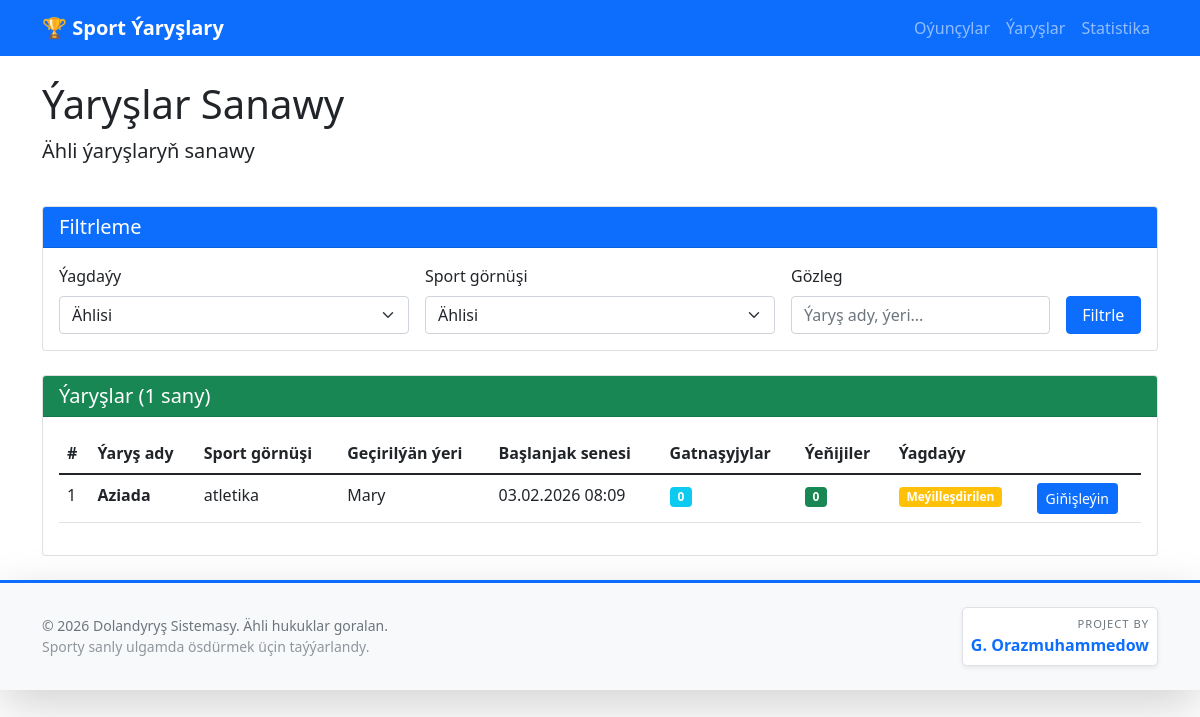
The page /yaryslar/ on the database its author committed.
### sport_league/models.py (models this page shows, shortened)
class Yarys(models.Model):
    STATUS_CHOICES = [
        ('planlanan', 'Meýilleşdirilen'),
        ('dowam_edyar', 'Dowam edýär'),
        ('tamamlanyldy', 'Tamamlanan'),
    ]
    ady = models.CharField(max_length=200, verbose_name="Ýaryşyň ady")
    sport_gornushi = models.ForeignKey(SportGornushi, on_delete=models.CASCADE, verbose_name="Sport görnüşi")
    baslanjak_sene = models.DateTimeField(verbose_name="Başlanjak senesi")
    gutaryan_sene = models.DateTimeField(verbose_name="Gutarjak senesi", null=True, blank=True)
    yer = models.CharField(max_length=200, verbose_name="Geçirilýän ýeri")
    status = models.CharField(max_length=20, choices=STATUS_CHOICES, default='planlanan', verbose_name="Ýagdaýy")
    class Meta:
        verbose_name = "Ýaryş"
        verbose_name_plural = "Ýaryşlar"
        ordering = ['-baslanjak_sene']

class SportGornushi(models.Model):
    ady = models.CharField(max_length=100, verbose_name="Sport görnüşi")
    toparlygy = models.BooleanField(default=False, verbose_name="Toparlaýyn")
    dusundirish = models.TextField(blank=True, verbose_name="Düşündiriş")
    class Meta:
        verbose_name = "Sport görnüşi"
        verbose_name_plural = "Sport görnüşleri"

### sport_league/views.py (the view)
# urls.py: path('yaryslar/', views.yarys_list, name='yarys_list'),
def yarys_list(request):
    status = request.GET.get('status')
    sport = request.GET.get('sport')
    search = request.GET.get('search')
    yaryslar = Yarys.objects.all().select_related('sport_gornushi')
    if status:
        yaryslar = yaryslar.filter(status=status)
    if sport:
        yaryslar = yaryslar.filter(sport_gornushi_id=sport)
    if search:
        yaryslar = yaryslar.filter(
            Q(ady__icontains=search) |
            Q(yer__icontains=search)
        )
    yaryslar = yaryslar.annotate(
        gatnashyjylar_sany=Count('yarysgatnashyk'),
        yenijiler_sany=Count('yarysgatnashyk', filter=Q(yarysgatnashyk__netije='yenis'))
    ).order_by('-baslanjak_sene')
    sport_gornusleri = SportGornushi.objects.all()
    statuslar = Yarys.STATUS_CHOICES
    context = {
        'yaryslar': yaryslar,
        'sport_gornusleri': sport_gornusleri,
        'statuslar': statuslar,
        'selected_status': status,
        'selected_sport': sport,
        'search_query': search,
    }
    return render(request, 'sport_league/yarys_list.html', context)

### sport_league/templates/sport_league/yarys_list.html (shortened to what this page needs)
{% extends 'sport_league/base.html' %}
{% block content %}
<div class="row mb-4">
    <div class="col-12">
        <h1>Ýaryşlar Sanawy</h1>
        <p class="lead">Ähli ýaryşlaryň sanawy</p>
    </div>
</div>
<div class="row mb-4">
    <div class="col-12">
        <div class="card">
            <div class="card-header bg-primary text-white">
                <h5 class="mb-0">Filtrleme</h5>
            </div>
            <div class="card-body">
                <form method="get" class="row g-3">
                    <div class="col-md-4">
                        <label for="status" class="form-label">Ýagdaýy</label>
                        <select name="status" id="status" class="form-select">
                            <option value="">Ählisi</option>
                        </select>
                    </div>
                    <div class="col-md-4">
                        <label for="sport" class="form-label">Sport görnüşi</label>
                        <select name="sport" id="sport" class="form-select">
                            <option value="">Ählisi</option>
                        </select>
                    </div>
                    <div class="col-md-3">
                        <label for="search" class="form-label">Gözleg</label>
                        <input type="text" name="search" id="search" class="form-control" value="{{ search_query|default:'' }}" placeholder="Ýaryş ady, ýeri...">
                    </div>
                    <div class="col-md-1 d-flex align-items-end">
                        <button type="submit" class="btn btn-primary w-100">Filtrle</button>
                    </div>
                </form>
            </div>
        </div>
    </div>
</div>
<div class="row">
    <div class="col-12">
        <div class="card">
            <div class="card-header bg-success text-white d-flex justify-content-between align-items-center">
                <h5 class="mb-0">Ýaryşlar ({{ yaryslar|length }} sany)</h5>
            </div>
            <div class="card-body">
                {% if yaryslar %}
                <div class="table-responsive">
                    <table class="table table-hover">
                        <thead>
                            <tr>
                                <th>#</th>
                                <th>Ýaryş ady</th>
                                <th>Sport görnüşi</th>
                                <th>Geçirilýän ýeri</th>
                                <th>Başlanjak senesi</th>
                                <th>Gatnaşyjylar</th>
                                <th>Ýeňijiler</th>
                                <th>Ýagdaýy</th>
                                <th></th>
                            </tr>
                        </thead>
                        <tbody>
                            {% for yarys in yaryslar %}
                            <tr>
                                <td>{{ forloop.counter }}</td>
                                <td>
                                    <strong>{{ yarys.ady }}</strong>
                                </td>
                                <td>{{ yarys.sport_gornushi.ady }}</td>
                                <td>{{ yarys.yer }}</td>
                                <td>{{ yarys.baslanjak_sene|date:"d.m.Y H:i" }}</td>
                                <td><span class="badge bg-info">{{ yarys.gatnashyjylar_sany }}</span></td>
                                <td><span class="badge bg-success">{{ yarys.yenijiler_sany }}</span></td>
                                <td>
                                    {% if yarys.status == 'planlanan' %}
                                    <span class="badge bg-warning">Meýilleşdirilen</span>
                                    {% elif yarys.status == 'dowam_edyar' %}
                                    <span class="badge bg-primary">Dowam edýär</span>
                                    {% elif yarys.status == 'tamamlanyldy' %}
                                    <span class="badge bg-success">Tamamlanan</span>
                                    {% else %}
                                    <span class="badge bg-secondary">{{ yarys.status }}</span>
                                    {% endif %}
                                </td>
                                <td>
                                    <a href="{% url 'yarys_detail' yarys.id %}" class="btn btn-sm btn-primary">Giňişleýin</a>
                                </td>
                            </tr>
                            {% endfor %}
                        </tbody>
                    </table>
                </div>
                {% else %}
                <div class="alert alert-info text-center">
                    Hiç hili ýaryş tapylmady.
                </div>
                {% endif %}
            </div>
        </div>
    </div>
</div>
{% endblock %}

### rows shown on the page
Yarys: ady "Aziada", sport_gornushi.ady "atletika", yer "Mary", baslanjak_sene "03.02.2026 08:09", gatnashyjylar_sany "0", yenijiler_sany "0", status "Meýilleşdirilen"

### other values the page prints
{{ yaryslar|length }} "1"
